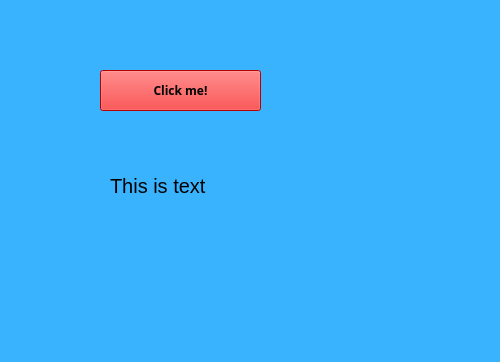
<?xml version="1.0" encoding="UTF-8"?>
<ui version="4.0">
 <class>Form</class>
 <widget class="QWidget" name="Form">
  <property name="geometry">
   <rect>
    <x>0</x>
    <y>0</y>
    <width>500</width>
    <height>362</height>
   </rect>
  </property>
  <property name="font">
   <font>
    <family>Century Gothic</family>
    <bold>true</bold>
   </font>
  </property>
  <property name="windowTitle">
   <string>Form</string>
  </property>
  <property name="styleSheet">
   <string notr="true">QWidget{
	background-color:rgb(58, 179, 255)
}
QLabel{
color:'green'
}</string>
  </property>
  <widget class="QPushButton" name="pushButton">
   <property name="geometry">
    <rect>
     <x>100</x>
     <y>70</y>
     <width>161</width>
     <height>41</height>
    </rect>
   </property>
   <property name="styleSheet">
    <string notr="true">QWidget{
	background-color:red
}</string>
   </property>
   <property name="text">
    <string>Click me!</string>
   </property>
  </widget>
  <widget class="QLabel" name="label">
   <property name="geometry">
    <rect>
     <x>110</x>
     <y>170</y>
     <width>181</width>
     <height>31</height>
    </rect>
   </property>
   <property name="font">
    <font>
     <family>MS Sans Serif</family>
     <pointsize>15</pointsize>
     <italic>false</italic>
     <bold>false</bold>
    </font>
   </property>
   <property name="styleSheet">
    <string notr="true">QLabel{
	font:'Times New Roman'
}</string>
   </property>
   <property name="text">
    <string>This is text</string>
   </property>
  </widget>
 </widget>
 <resources/>
 <connections/>
</ui>
